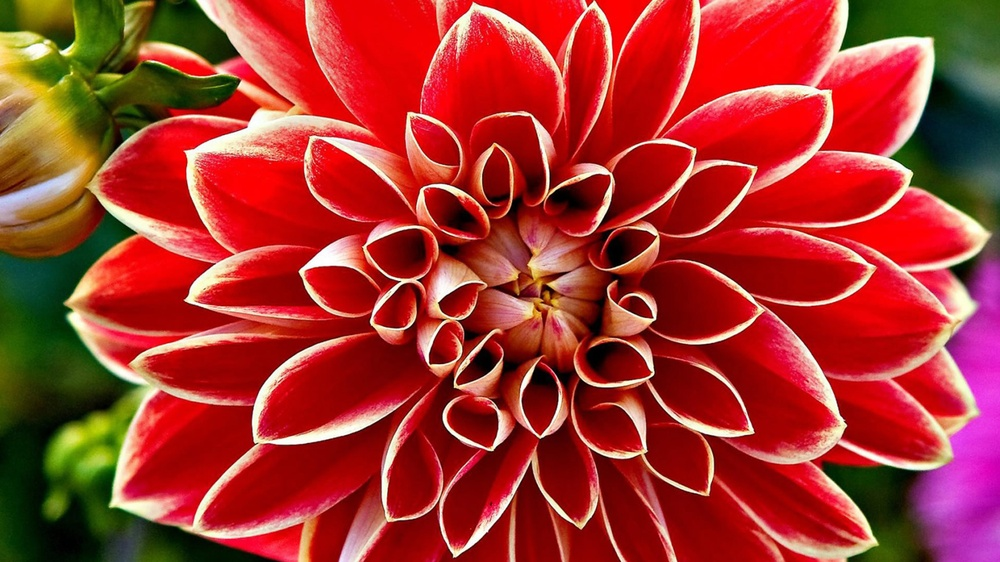
#> input picture flower.jpg, 1000 x 562 px, shrunk from 1920 x 1080 before the run
$ python point.py   (Python 2 division)
#> lines starting #> are read from the running program, lines starting #| are printed output that depends on the picture
# point.py
import numpy
import cv2


def pointillize(img, upthresh=255, lowerthresh=0):
    # Creates a grid of random numbers between zero and 0 the same size as the image and multiplies with the img
    randgrid = numpy.random.ranf(img.shape)

    product = numpy.where(img > upthresh, 240, img) # Upper threshhold makes light part of the image lighter
    product = numpy.where(img < lowerthresh, 20, product) #Lower threshhold makes dark parts darker
    product = numpy.multiply((product.copy()), randgrid)

    return product


def main():

    filename = 'flower.jpg'
    img = cv2.imread(filename, 0)  # Imports image from file
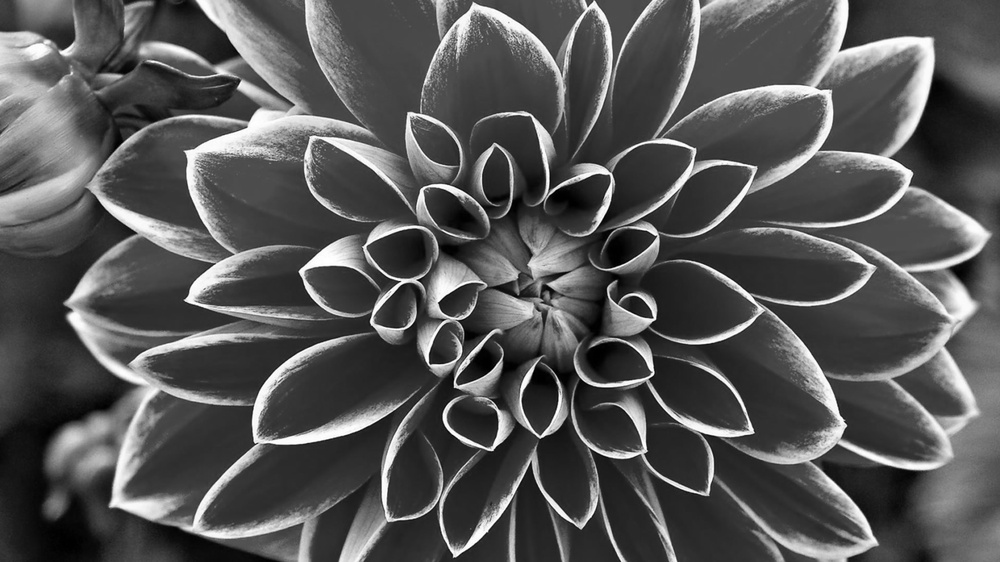
#> img: shape (562, 1000); min 0, max 255, mean 86

    product = pointillize(img, 220, 60) #Calls pointillize on the image
#> in pointillize, `product = numpy.where(img < lowerthresh, 20, product)`:
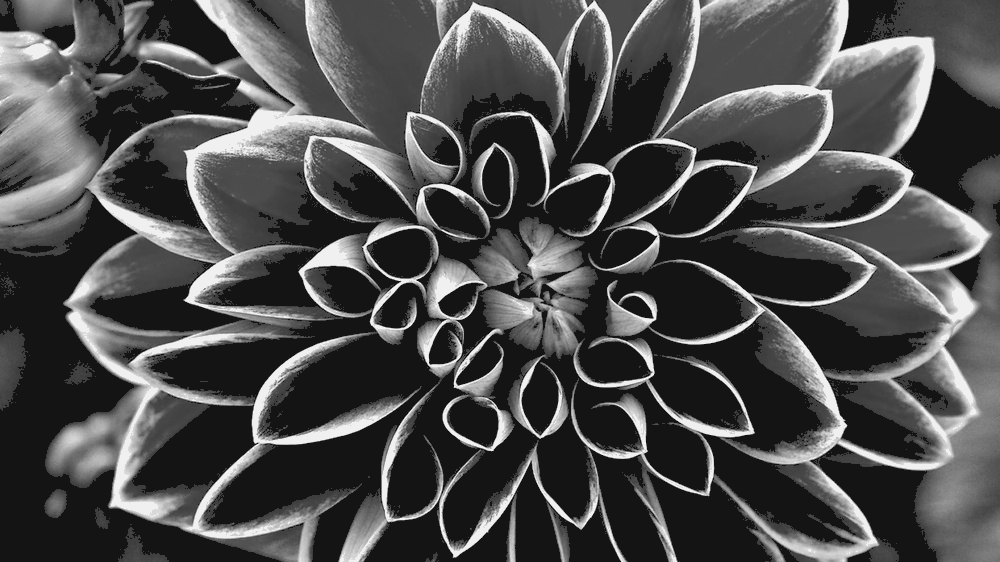
#> product: shape (562, 1000); min 20, max 240, mean 76.7
#> in pointillize, `product = numpy.multiply((product.copy()), randgrid)`:
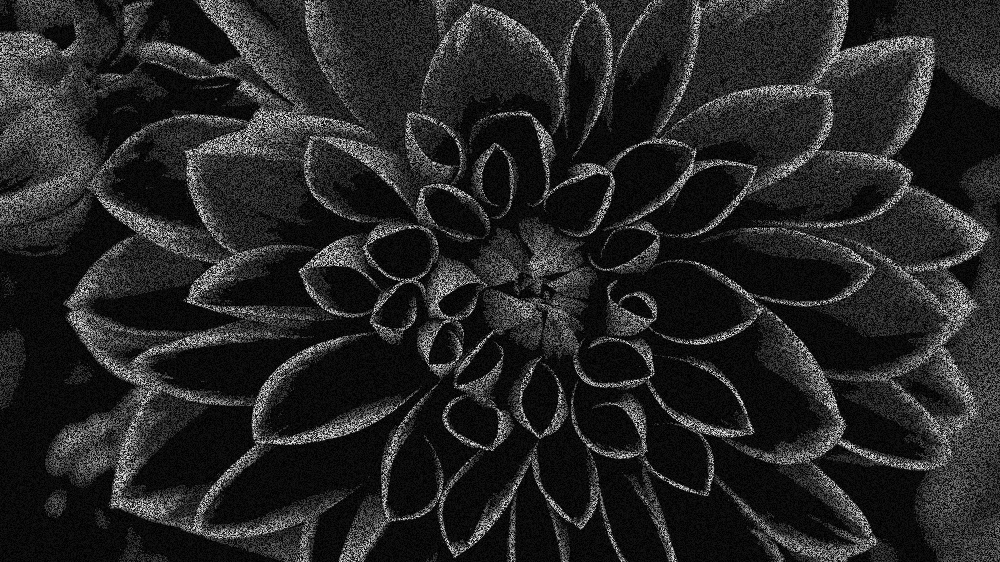
#> product: shape (562, 1000) float64; min 2.67e-05, max 240, mean 38.3

    # Saves the pointallized image
    savename = filename[:-4] + 'Point.jpg'
    cv2.imwrite(savename, product)
    print 'Image saved as: ' + savename

    # # Shows the image(s) on screen
    # cv2.imshow('Image', img)
    # cv2.imshow('Result', product)
    # cv2.waitKey(0)


if __name__ == '__main__':
    main()

# Notes
#    - Squaring each index of the grid provides more contrast
#    - product = product and threshhold

$ run again, with doggo.jpg copied over flower.jpg
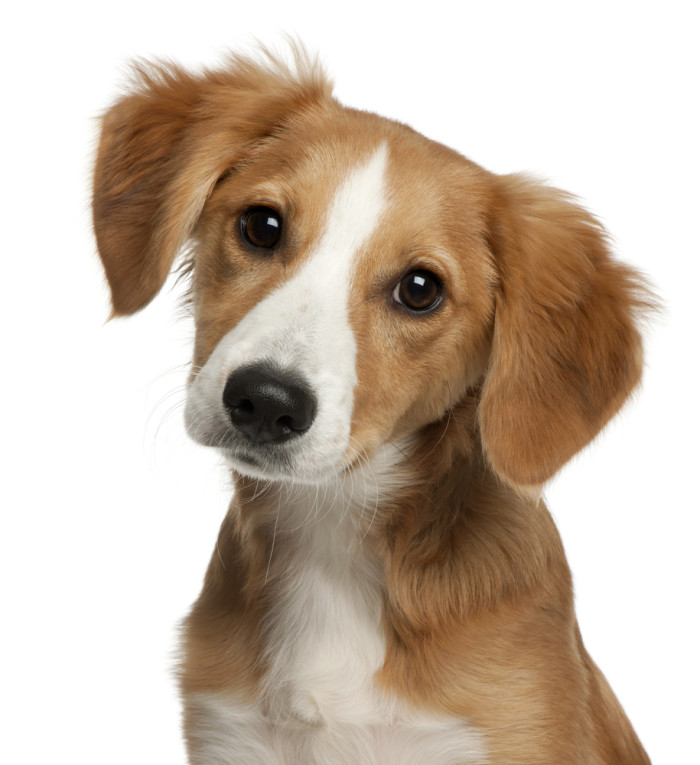
#> input picture doggo.jpg, 700 x 765 px
#> in main, `img = cv2.imread(filename, 0)`:
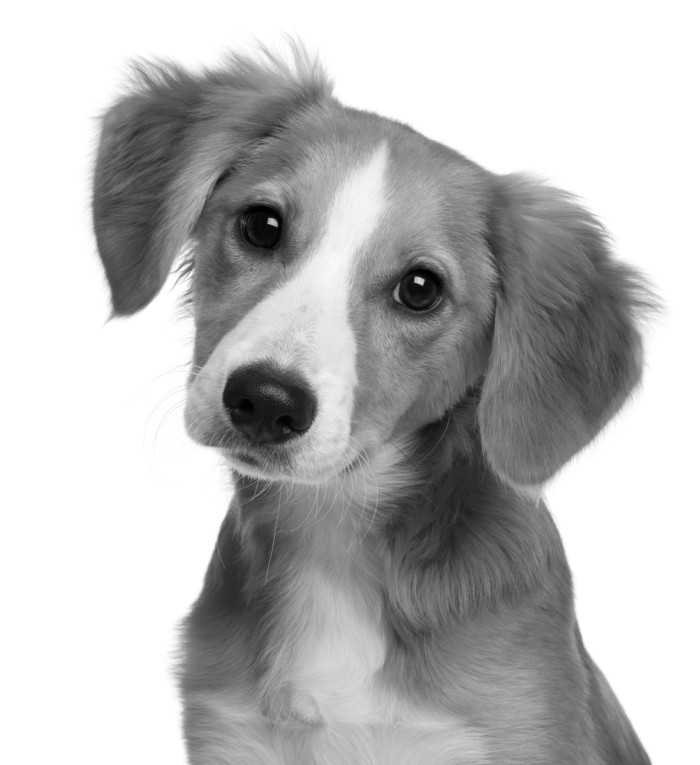
#> img: shape (765, 700); min 0, max 255, mean 186.6
#> in pointillize, `product = numpy.multiply((product.copy()), randgrid)`:
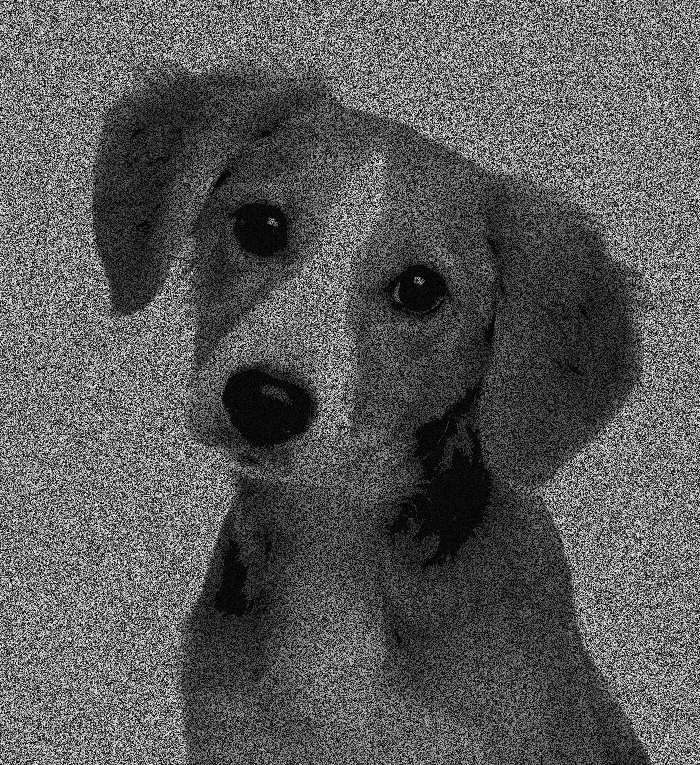
#> product: shape (765, 700) float64; min 0.000129, max 240, mean 89.7

$ run again, with george.JPG copied over flower.jpg
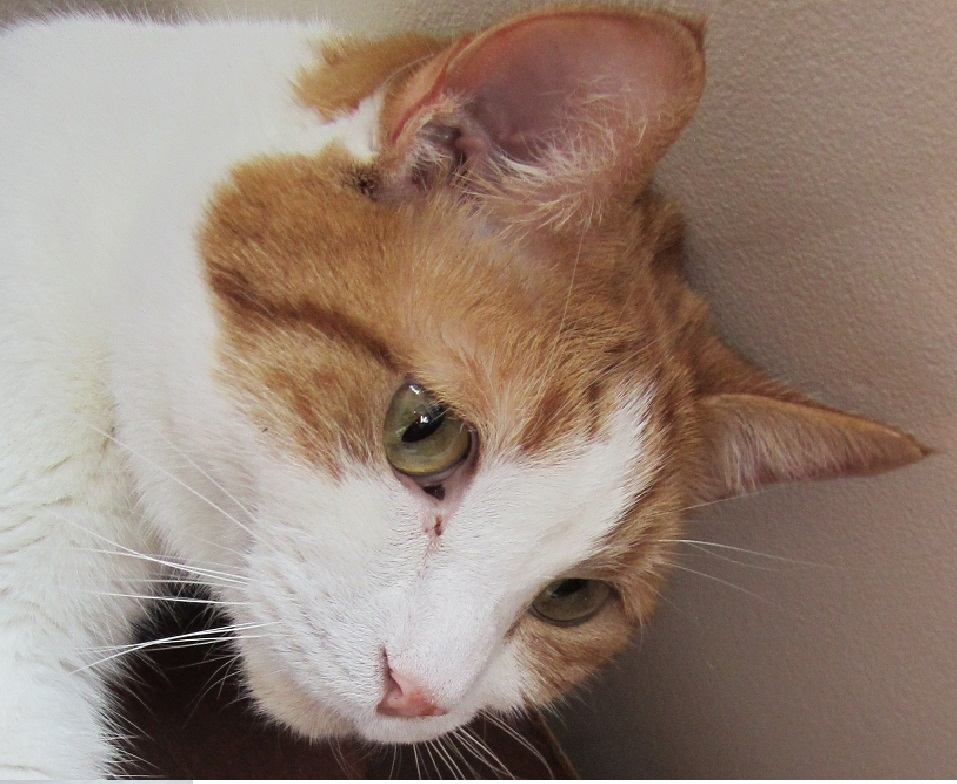
#> input picture george.JPG, 957 x 784 px
#> in main, `img = cv2.imread(filename, 0)`:
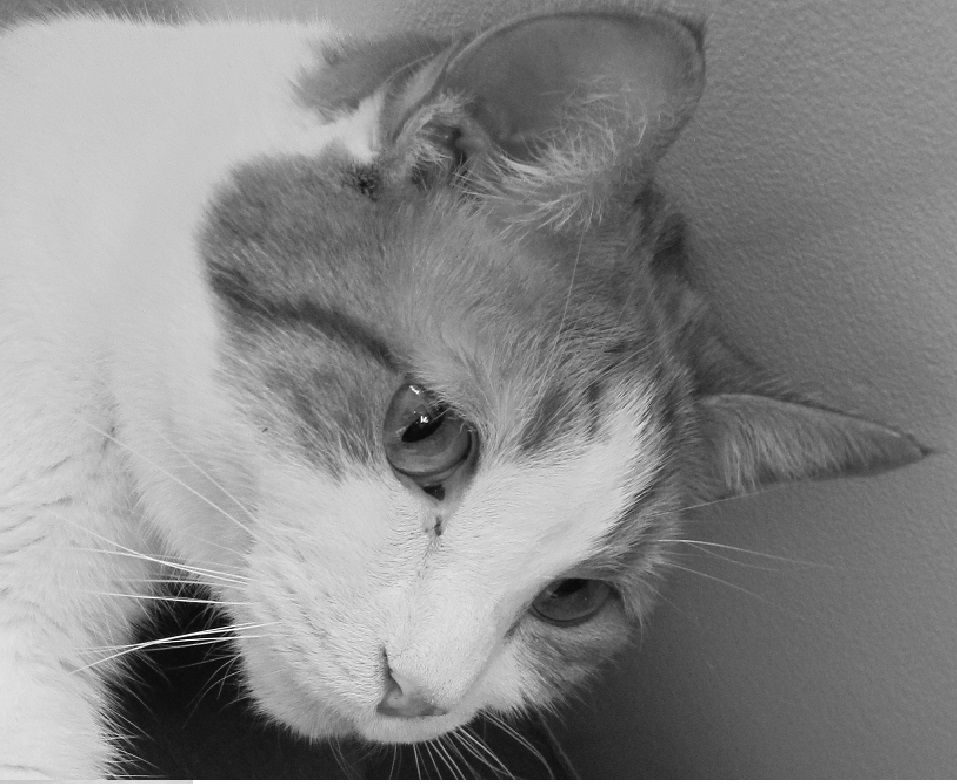
#> img: shape (784, 957); min 0, max 255, mean 135.4
#> in pointillize, `product = numpy.multiply((product.copy()), randgrid)`:
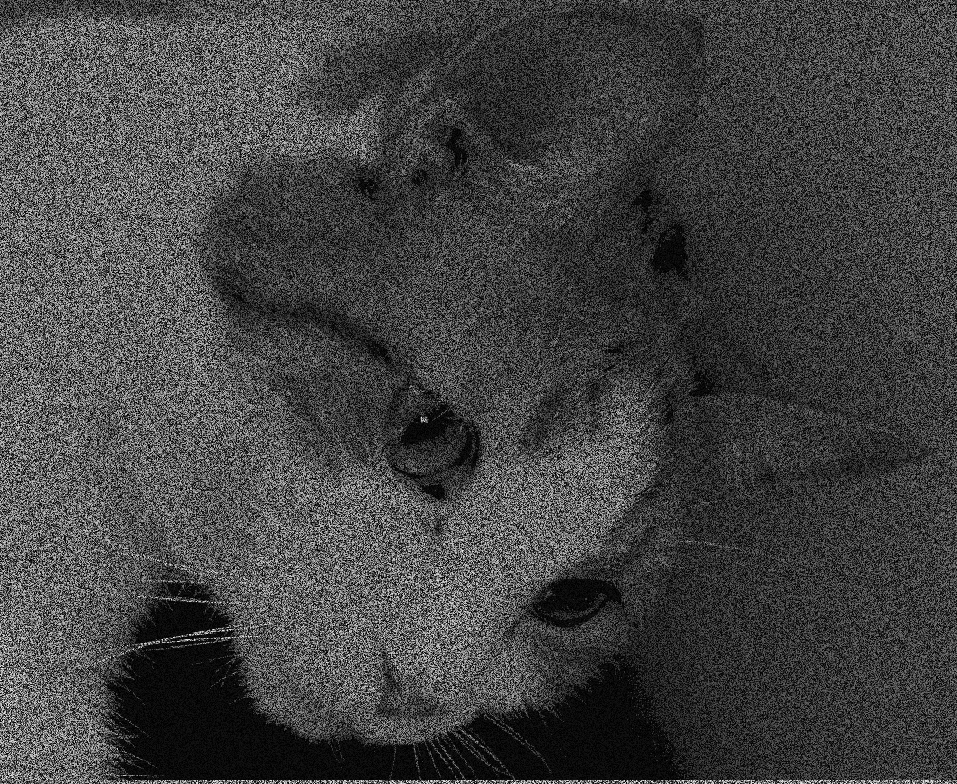
#> product: shape (784, 957) float64; min 0.000113, max 240, mean 67.2
